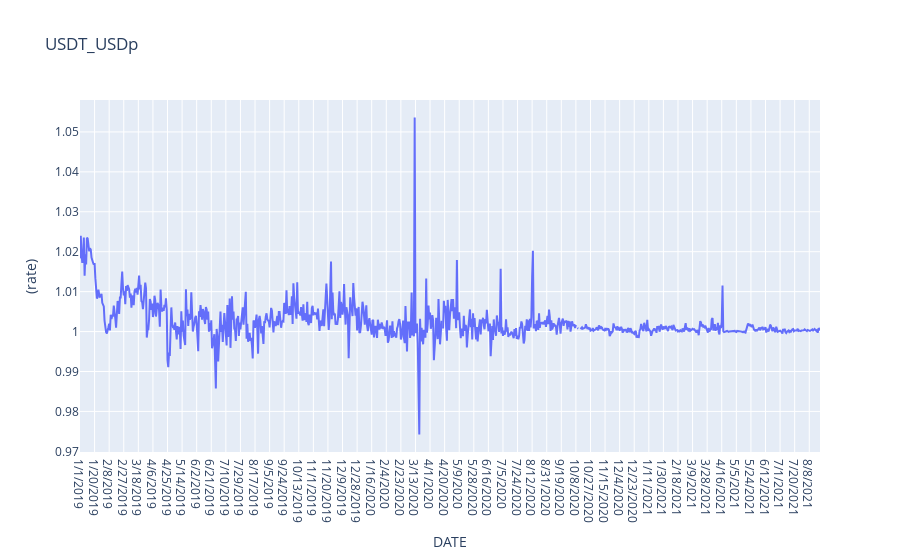

Notebook source saved alongside this figure:
### Code cell
USDT_USDp_data = go.Scatter(x=dfc['DATE'].values,
                         y=dfc['USDT_USDp'].values)
layout = go.Layout(title='USDT_USDp', xaxis=dict(title='DATE'),
                   yaxis=dict(title='(rate)'))
fig = go.Figure(data=[USDT_USDp_data ], layout=layout)
plotly.offline.iplot(fig)

### Figure 1 — Plotly figure (JSON) as saved in the notebook; plotly's stock layout.template omitted (floating-point values rounded to 4 significant figures; data arrays with more than 128 entries replaced by an {"elided": "..."} marker saying what was removed)
{"data": [{"type": "scatter", "x": {"elided": "965 str values"}, "y": {"elided": "965 float values"}}], "layout": {"title": {"text": "USDT_USDp"}, "xaxis": {"title": {"text": "DATE"}}, "yaxis": {"title": {"text": "(rate)"}}}}
